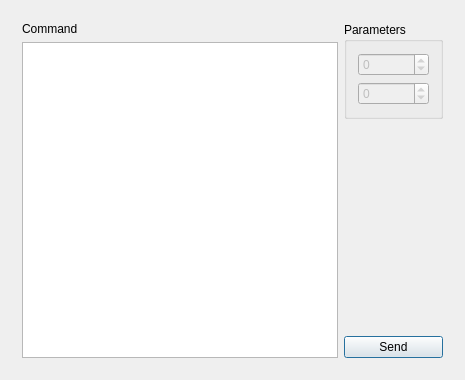
<?xml version="1.0" encoding="UTF-8"?>
<ui version="4.0">
 <class>RobotCommandsDialog</class>
 <widget class="QewSimpleDialog" name="RobotCommandsDialog">
  <property name="geometry">
   <rect>
    <x>0</x>
    <y>0</y>
    <width>465</width>
    <height>380</height>
   </rect>
  </property>
  <property name="containerName">
   <cstring>QewContainerFrame</cstring>
  </property>
  <property name="caption" stdset="0">
   <string>QewSimpleDialogForm</string>
  </property>
  <layout class="QVBoxLayout" name="verticalLayout_4">
   <item>
    <widget class="QFrame" name="QewContainerFrame">
     <property name="frameShape">
      <enum>QFrame::NoFrame</enum>
     </property>
     <property name="frameShadow">
      <enum>QFrame::Raised</enum>
     </property>
     <layout class="QHBoxLayout" name="horizontalLayout">
      <item>
       <layout class="QVBoxLayout" name="verticalLayout_2">
        <item>
         <widget class="QLabel" name="label">
          <property name="text">
           <string>Command</string>
          </property>
         </widget>
        </item>
        <item>
         <widget class="QListWidget" name="listWidget"/>
        </item>
       </layout>
      </item>
      <item>
       <layout class="QVBoxLayout" name="verticalLayout_3">
        <item>
         <widget class="QGroupBox" name="groupBox">
          <property name="sizePolicy">
           <sizepolicy hsizetype="Fixed" vsizetype="Fixed">
            <horstretch>0</horstretch>
            <verstretch>0</verstretch>
           </sizepolicy>
          </property>
          <property name="title">
           <string>Parameters</string>
          </property>
          <layout class="QVBoxLayout" name="verticalLayout">
           <item>
            <widget class="QSpinBox" name="spinBox_1">
             <property name="enabled">
              <bool>false</bool>
             </property>
             <property name="minimum">
              <number>-999999</number>
             </property>
             <property name="maximum">
              <number>999999</number>
             </property>
            </widget>
           </item>
           <item>
            <widget class="QSpinBox" name="spinBox_2">
             <property name="enabled">
              <bool>false</bool>
             </property>
             <property name="minimum">
              <number>-999999</number>
             </property>
             <property name="maximum">
              <number>999999</number>
             </property>
            </widget>
           </item>
          </layout>
         </widget>
        </item>
        <item>
         <spacer name="verticalSpacer">
          <property name="orientation">
           <enum>Qt::Vertical</enum>
          </property>
          <property name="sizeHint" stdset="0">
           <size>
            <width>17</width>
            <height>48</height>
           </size>
          </property>
         </spacer>
        </item>
        <item>
         <widget class="QPushButton" name="sendButton">
          <property name="text">
           <string>Send</string>
          </property>
         </widget>
        </item>
       </layout>
      </item>
     </layout>
    </widget>
   </item>
  </layout>
 </widget>
 <layoutdefault spacing="6" margin="11"/>
 
 <customwidgets>
  <customwidget>
   <class>QewExtensibleDialog</class>
   <extends>QDialog</extends>
   <header>qewextensibledialog.h</header>
   <container>1</container>
  </customwidget>
  <customwidget>
   <class>QewSimpleDialog</class>
   <extends>QewExtensibleDialog</extends>
   <header>qewsimpledialog.h</header>
   <container>1</container>
  </customwidget>
 </customwidgets>
 <resources/>
 <connections/>
</ui>
